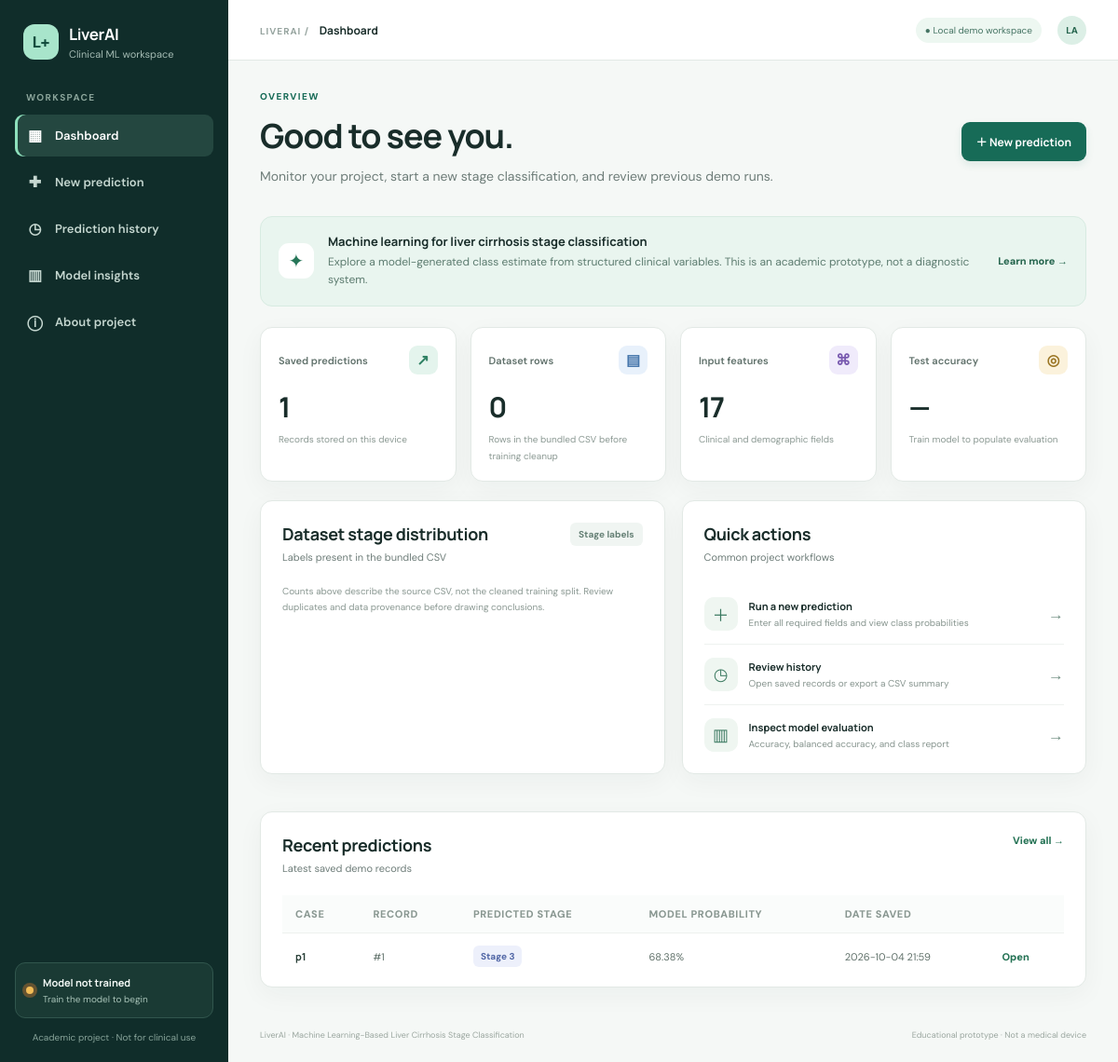
The page / on the database its author committed.
### tables this page shows
CREATE TABLE predictions (id INTEGER PRIMARY KEY AUTOINCREMENT, created_at TEXT NOT NULL, patient_label TEXT NOT NULL, stage INTEGER NOT NULL, confidence REAL, probabilities TEXT NOT NULL, inputs TEXT NOT NULL);

### app.py (the view)
@app.route('/')
def dashboard():
    with connect_db() as conn:
        total = conn.execute('SELECT COUNT(*) FROM predictions').fetchone()[0]
        stage_counts = {str(r['stage']):r['n'] for r in conn.execute('SELECT stage, COUNT(*) n FROM predictions GROUP BY stage')}
    return render_template('dashboard.html', title='Dashboard', metrics=metrics_data(), data=dataset_summary(), total=total, stage_counts=stage_counts, recent=recent_predictions(6))

### app.py (called while the page is built)
def connect_db():
    conn = sqlite3.connect(DB_PATH)
    conn.row_factory = sqlite3.Row
    return conn

def metrics_data():
    if METRICS_PATH.exists():
        try: return json.loads(METRICS_PATH.read_text(encoding='utf-8'))
        except (ValueError, OSError): pass
    return {}

def dataset_summary():
    try:
        df = pd.read_csv(DATA_PATH)
        counts = df['Stage'].value_counts().sort_index().to_dict()
        return {"rows":len(df), "stage_counts":{str(k):int(v) for k,v in counts.items()}, "features":len(FEATURES)}
    except Exception: return {"rows":0,"stage_counts":{},"features":len(FEATURES)}

def recent_predictions(limit=5):
    with connect_db() as conn:
        return conn.execute('SELECT * FROM predictions ORDER BY id DESC LIMIT ?', (limit,)).fetchall()

@app.context_processor
def inject_globals():
    return {"model_ready": model is not None, "nav_endpoint": request.endpoint or ""}

### templates/dashboard.html (shortened to what this page needs)
{% extends 'base.html' %}{% block content %}<section class="welcome-row"><div><p class="eyebrow">OVERVIEW</p><h1>Good to see you.</h1><p class="muted">Monitor your project, start a new stage classification, and review previous demo runs.</p></div><a class="button primary" href="{{ url_for('predict') }}">＋ New prediction</a></section>
<div class="banner"><div class="banner-icon">✦</div><div><b>Machine learning for liver cirrhosis stage classification</b><p>Explore a model-generated class estimate from structured clinical variables. This is an academic prototype, not a diagnostic system.</p></div><a href="{{ url_for('about') }}">Learn more →</a></div>
<section class="stats-grid"><article class="stat-card"><div class="stat-top"><span>Saved predictions</span><span class="stat-icon mint">↗</span></div><strong>{{ total }}</strong><small>Records stored on this device</small></article><article class="stat-card"><div class="stat-top"><span>Dataset rows</span><span class="stat-icon blue">▤</span></div><strong>{{ '{:,}'.format(data.rows) }}</strong><small>Rows in the bundled CSV before training cleanup</small></article><article class="stat-card"><div class="stat-top"><span>Input features</span><span class="stat-icon purple">⌘</span></div><strong>{{ data.features }}</strong><small>Clinical and demographic fields</small></article><article class="stat-card"><div class="stat-top"><span>Test accuracy</span><span class="stat-icon gold">◎</span></div><strong>{% if metrics.accuracy is defined %}{{ '%.1f'|format(metrics.accuracy*100) }}%{% else %}—{% endif %}</strong><small>{% if metrics.accuracy is defined %}Held-out split · see model insights{% else %}Train model to populate evaluation{% endif %}</small></article></section>
<div class="two-col"><section class="card"><div class="section-head"><div><h2>Dataset stage distribution</h2><p class="muted">Labels present in the bundled CSV</p></div><span class="soft-tag">Stage labels</span></div>{% set total_rows = data.stage_counts.values()|sum %}<p class="fine-print">Counts above describe the source CSV, not the cleaned training split. Review duplicates and data provenance before drawing conclusions.</p></section>
<section class="card"><div class="section-head"><div><h2>Quick actions</h2><p class="muted">Common project workflows</p></div></div><a class="action-row" href="{{ url_for('predict') }}"><span class="action-icon">＋</span><span><b>Run a new prediction</b><small>Enter all required fields and view class probabilities</small></span><span class="arrow">→</span></a><a class="action-row" href="{{ url_for('history') }}"><span class="action-icon">◷</span><span><b>Review history</b><small>Open saved records or export a CSV summary</small></span><span class="arrow">→</span></a><a class="action-row" href="{{ url_for('insights') }}"><span class="action-icon">▥</span><span><b>Inspect model evaluation</b><small>Accuracy, balanced accuracy, and class report</small></span><span class="arrow">→</span></a></section></div>
<section class="card table-card"><div class="section-head"><div><h2>Recent predictions</h2><p class="muted">Latest saved demo records</p></div><a class="text-link" href="{{ url_for('history') }}">View all →</a></div>{% if recent %}<div class="table-wrap"><table><thead><tr><th>Case</th><th>Record</th><th>Predicted stage</th><th>Model probability</th><th>Date saved</th><th></th></tr></thead><tbody>{% for row in recent %}<tr><td><b>{{ row.patient_label }}</b></td><td>#{{ row.id }}</td><td><span class="stage-pill stage-pill-{{ row.stage }}">Stage {{ row.stage }}</span></td><td>{% if row.confidence is not none %}{{ row.confidence }}%{% else %}—{% endif %}</td><td>{{ row.created_at }}</td><td><a class="text-link" href="{{ url_for('history_detail', record_id=row.id) }}">Open</a></td></tr>{% endfor %}</tbody></table></div>{% else %}<div class="empty-state"><span>◷</span><b>No predictions saved yet</b><p>Your completed demo predictions will appear here.</p><a class="button secondary" href="{{ url_for('predict') }}">Create first prediction</a></div>{% endif %}</section>
{% endblock %}

### templates/base.html (shortened to what this page needs)
<!doctype html><html lang="en"><head><link rel="stylesheet" href="{{ url_for('static', filename='style.css') }}"></head><body>
<div class="app-shell"><aside class="sidebar"><a class="brand" href="{{ url_for('dashboard') }}"><span class="brand-mark">L+</span><span><b>LiverAI</b><small>Clinical ML workspace</small></span></a><div class="nav-caption">WORKSPACE</div><nav><a class="nav-link {% if nav_endpoint=='dashboard' %}active{% endif %}" href="{{ url_for('dashboard') }}"><span>▦</span> Dashboard</a><a class="nav-link {% if nav_endpoint=='predict' %}active{% endif %}" href="{{ url_for('predict') }}"><span>✚</span> New prediction</a><a class="nav-link {% if nav_endpoint in ['history','history_detail'] %}active{% endif %}" href="{{ url_for('history') }}"><span>◷</span> Prediction history</a><a class="nav-link {% if nav_endpoint=='insights' %}active{% endif %}" href="{{ url_for('insights') }}"><span>▥</span> Model insights</a><a class="nav-link {% if nav_endpoint=='about' %}active{% endif %}" href="{{ url_for('about') }}"><span>ⓘ</span> About project</a></nav><div class="sidebar-bottom"><div class="status-card"><span class="status-dot {% if model_ready %}good{% else %}warn{% endif %}"></span><div><b>{% if model_ready %}Model connected{% else %}Model not trained{% endif %}</b><small>{% if model_ready %}Ready for demo predictions{% else %}Train the model to begin{% endif %}</small></div></div><p>Academic project · Not for clinical use</p></div></aside>
<div class="main-area"><header class="topbar"><div><span class="breadcrumb">LIVERAI /</span> <b>{{ title or 'Workspace' }}</b></div><div class="topbar-right"><span class="privacy-pill">● Local demo workspace</span><span class="avatar">LA</span></div></header><main class="content">{% with messages = get_flashed_messages() %}{% if messages %}{% for message in messages %}<div class="alert">{{ message }}</div>{% endfor %}{% endif %}{% endwith %}{% block content %}{% endblock %}<footer class="footer"><span>LiverAI · Machine Learning-Based Liver Cirrhosis Stage Classification</span><span>Educational prototype · Not a medical device</span></footer></main></div></div></body></html>

### rows shown on the page
predictions: patient_label "p1", id "1", stage "3", confidence "68.38", created_at "2026-10-04 21:59"

### other values the page prints
{{ title or 'Workspace' }} "Dashboard"
{{ total }} "1"
{{ '{:,}'.format(data.rows) }} "0"
{{ data.features }} "17"
